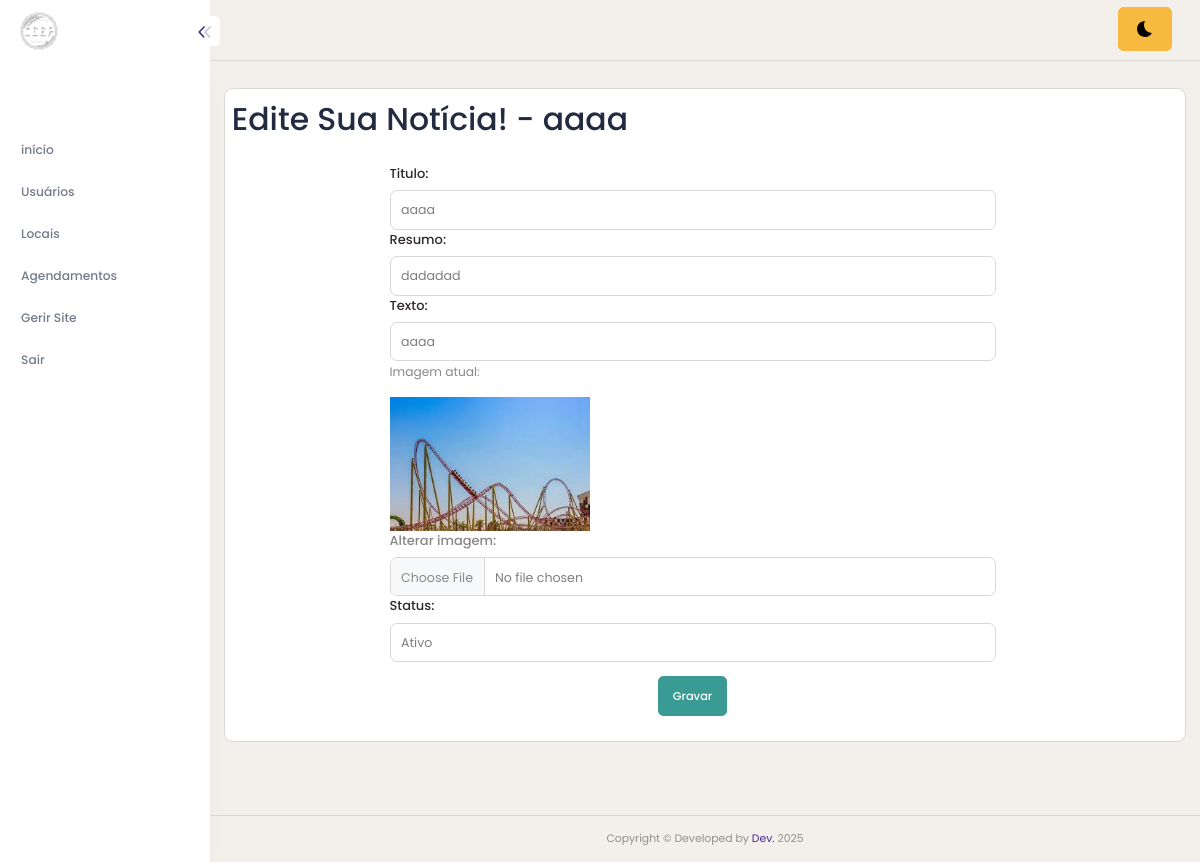
The app's page /projetoFinalAdmin/noticias-editar.php?id=49 (signed in) with its own data.
### tables this page shows
CREATE TABLE `noticias` (
  `id` int(11) NOT NULL,
  `titulo` varchar(100) DEFAULT NULL,
  `resumo` varchar(254) DEFAULT NULL,
  `texto` text DEFAULT NULL,
  `status` tinyint(1) DEFAULT NULL,
  `imagem` text DEFAULT NULL,
  `destaque` tinyint(1) NOT NULL
);

### projetoFinalAdmin/noticias-editar.php (the view, shortened to what this page needs)
<?php
include('conexao.php');
$id = isset($_GET["id"]) ? $_GET["id"] : "";
if ($id) {
    $sql = $conn->prepare("
    select * from NOTICIAS where id='$id';
    ");
    $sql->execute();
    $dados = $sql->fetch();
}
?>
<!DOCTYPE html>
<html lang="pt-BR">
<head>
    <?php include("app-header.php"); ?>
</head>
<body>
    <?php include("app-lateral.php"); ?>
    <div class="content-body" style="min-height: 899px;">
        <div class="container-fluid">
            <div class="row">
                <div class="card p-2">
                    <h1>Edite Sua Notícia! - <?php echo $dados['titulo']; ?></h1>
                    <div class="row mt-3 ">
                        <form action="noticias-acao.php" method="post" class="row">
                            <div class="offset-2 col-8">
                                <label for="titulo" class="form-label">Titulo:</label>
                                <input type="text" class="form-control" id="titulo" name="txtTitulo" value="<?php if($id){
                                                                                                 echo $dados['titulo'];
                                                                                              };?>">
                            </div>
                            <div class="offset-2 col-8">
                                <label for="resumo" class="form-label">Resumo:</label>
                                <input type="text" class="form-control" id="resumo" name="txtResumo" value="<?php if($id){
                                                                                                 echo $dados['resumo'];
                                                                                              };?>">
                            </div>
                            <div class="offset-2 col-8">
                                <label for="texto" class="form-label">Texto:</label>
                                <input type="text" class="form-control" id="texto" name="txtTexto" value="<?php if($id){
                                                                                                 echo $dados['texto'];
                                                                                              };?>">
                            </div>
                            <div class="offset-2 col-8">
                                <?php if ($id && !empty($dados['imagem'])): ?>
                                    <p>Imagem atual:</p>
                                    <img src="<?php echo $dados['imagem']; ?>" alt="Imagem atual" style="max-width: 200px;">
                                <?php endif; ?><br>
                                <label for="imagem">Alterar imagem:</label>
                                <input type="file" class="form-control" id="imagem" name="txtImagem">
                            </div>
                            <div class="offset-2 col-8">
                                <label for="status" class="form-label">Status:</label>
                                <select type="text" class="form-control" id="status" name="txtStatus">
                                    <option value="1" selected>Ativo</option>
                                </select>
                            </div>
                            <div class="col-12 text-center">
                                <input value="Gravar" type="submit" class="btn btn-success mt-3">
                            </div> <br>
                        </form>
                    </div> <br>
                </div>
            </div>
        </div>
    </div>
    <?php include("app-footer.php"); ?>
</body>
</html>

### records on screen
noticias: titulo "aaaa", txtTitulo "aaaa", txtResumo "dadadad", txtTexto "aaaa", imagem (picture)
